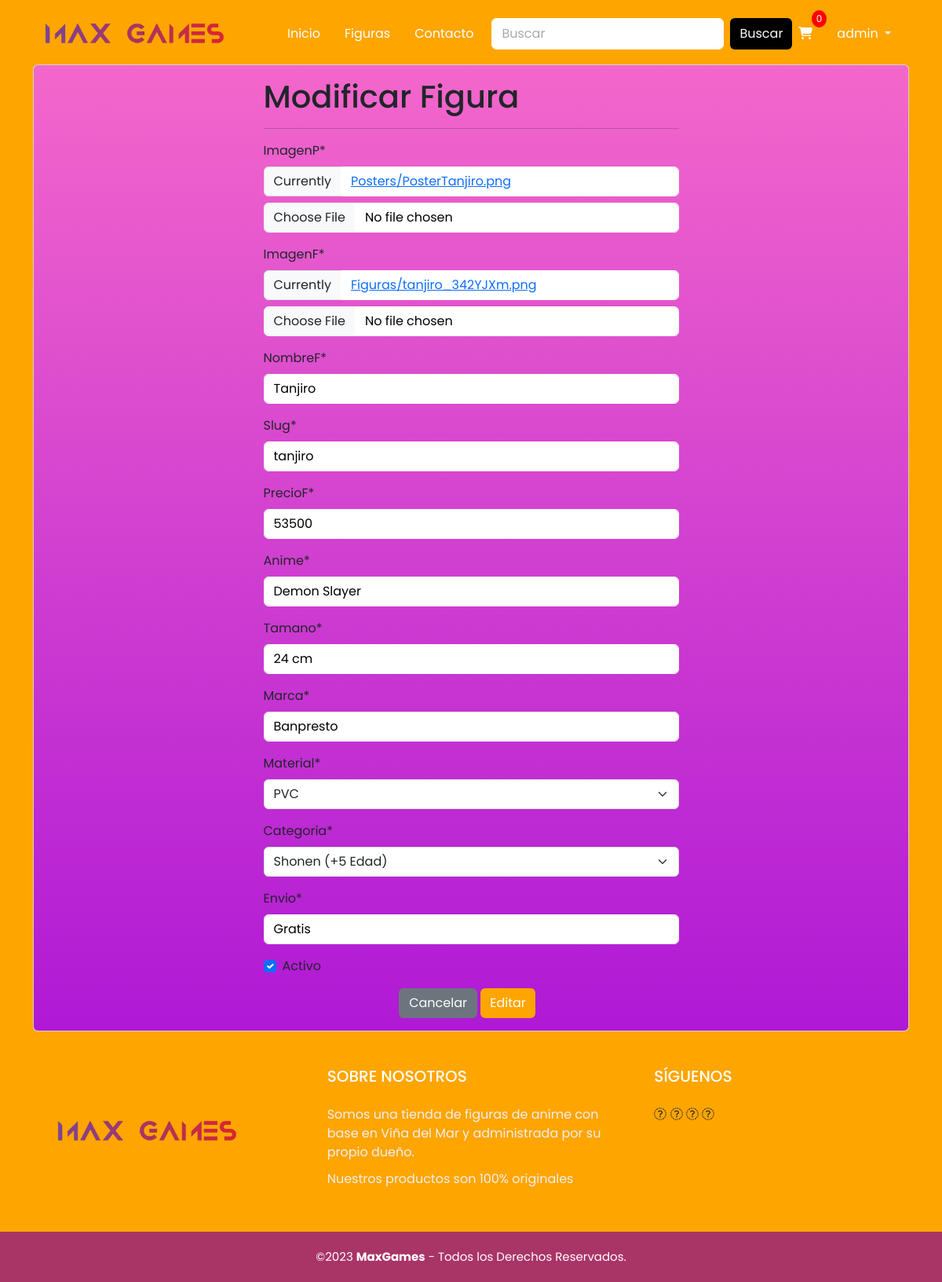
/figura/modificar_figuras/1/ (signed in), run on the app's committed database.
### figura/models.py (models this page shows, shortened)
class Figuras(models.Model):
    imagenP = models.ImageField(upload_to="Posters", null=True)
    imagenF = models.ImageField(upload_to="Figuras", null=True)
    nombreF = models.CharField(max_length=50)
    slug    = AutoSlugField(populate_from='nombreF')
    precioF = models.IntegerField()
    anime   = models.CharField(max_length=100)
    tamano  = models.CharField(max_length=30)
    marca   = models.CharField(max_length=30)
    material = models.ForeignKey(Material, on_delete=models.PROTECT)
    categoria = models.ForeignKey(Categoria, on_delete=models.PROTECT)
    envio = models.CharField(max_length=15)
    activo = models.BooleanField()

class Material(models.Model):
    material     = models.CharField(max_length=20, blank=False, null=False)
    def __str__(self):
        return str(self.material)

class Categoria(models.Model):
    categoria     = models.CharField(max_length=20, blank=False, null=False)
    def __str__(self):
        return str(self.categoria)

### figura/views.py (the view)
# urls.py: path('modificar_figuras/<id>/',views.modificar_figuras, name='modificar_figuras'),
@permission_required('figura.change_figuras')
def modificar_figuras(request, id):
    figura = get_object_or_404(Figuras, id=id)
    if request.method == 'POST':
        formulario = FigurasForm(data=request.POST, instance=figura, files=request.FILES)
        if formulario.is_valid():
            formulario.save()
            messages.success(request, "Figura Modificada con Exito")
            return redirect('listar_figuras')
    else:
        formulario = FigurasForm(instance=figura)
    context = {
        'form': formulario,
        'figuras': figura,  # Añade 'figuras' al contexto
    }
    return render(request, 'figura/adm/modificar.html', context)

### figura/forms.py
class FigurasForm(forms.ModelForm):
    class Meta:
        model = Figuras
        fields='__all__'

### figura/templates/figura/adm/modificar.html (shortened to what this page needs)
{% extends 'figura/base.html' %}
{%load static%}
{% load crispy_forms_tags %}
{% block contenido %}
<body>
        <div class="container">
            <div class="card">
                <div class="card-body" id="card-body-1">
                    <div class="row">
                        <div class="col-12 col-md-6 offset-md-3">
                            <form action="" method="post" enctype="multipart/form-data">
                                <h1>Modificar Figura</h1>
                                <hr>
                                {{form | crispy}}
                                <div class="d-flex justify-content-center">
                                    <input type="reset" value="Cancelar" class="btn btn-secondary">
                                    <input type="submit" value="Editar" class="btn btn-primary ">
                                </div>
                            </form>
                        </div>
                    </div>
                </div>
            </div>
        </div>
</body>
{% endblock %}

### figura/templates/figura/base.html (shortened to what this page needs)
{% load static %}
<!DOCTYPE html>
<html lang="en">
<head>
    <link href="https://cdn.jsdelivr.net/npm/bootstrap@5.3.0-alpha3/dist/css/bootstrap.min.css" rel="stylesheet"
>
    <link rel="stylesheet" href="https://cdn.jsdelivr.net/npm/bootstrap-icons@1.10.5/font/bootstrap-icons.css">
    <link rel="stylesheet" href="{% static 'css/estilos.css'%}">
    <link rel="stylesheet" href="{% static 'css/estilosCarrusel.css'%}">
    <link rel="stylesheet" href="{% static 'css/estilosFooter.css'%}">
    <link rel="stylesheet" href="{% static 'css/estiloApi.css'%}">
    <link rel="stylesheet" href="{% static 'css/estilosFigura.css'%}">
    <link rel="stylesheet" href="{% static 'css/nav.css'%}">
    <link rel="stylesheet" href="{% static 'css/estiloFormulario.css'%}">
    <link rel="stylesheet" href="{% static 'css/estiloCarrito.css'%}">
    <link rel="stylesheet" href="{% static 'css/estiloContacto.css'%}">
</head>
<body>
    <header>
        <nav class="navbar navbar-expand-lg ">
            <div class="container-fluid container">
                <a href="{% url 'index' %}" class="navbar-brand"><img src="{% static 'img/LogoMaxGames3.png'%}"
                        alt="Logo de MaxGames"></a>
                <div class="collapse navbar-collapse" id="nav">
                    <ul class="navbar-nav">
                        <li class="nav-item">
                            <a href="{% url 'index' %}" class="nav-link">Inicio</a>
                        </li>
                        <li class="nav-item">
                            <a href="{% url 'search' %}" class="nav-link">Figuras</a>
                        </li>
                        <li class="nav-item">
                            <a href="{% url 'contacto' %}" class="nav-link">Contacto</a>
                        </li>
                    </ul>
                    <ul class="navbar-nav ms-auto">
                        <form class="d-flex" role="search" method="GET" action="{% url 'search' %}">
                            <input class="form-control me-2" name="q" type="search" placeholder="Buscar"
                                aria-label="Search" />
                            <button class="btn btn-outline-success" type="submit">
                                Buscar
                            </button>
                        </form>
                        <li class="nav-item">
                            <a href="{% url 'viewcart' %}" class="nav-link">
                                <i class="fas fa-shopping-cart"></i>
                                {% if 'carro' in request.session %}
                                    <span id="cart-counter" class="cart-counter">{{ request.session.carro|length }}</span>
                                {% else %}
                                    <span id="cart-counter" class="cart-counter">0</span>
                                {% endif %}
                            </a>
                        </li>
                        <li class="nav-item dropdown">
                            <a class="nav-link dropdown-toggle" href="#" id="cuentaDropdown" role="button"
                                data-bs-toggle="dropdown" aria-expanded="false">
                                {% if user.is_authenticated %}
                                {{ user.username }}
                                {% else %}
                                Cuenta
                                {% endif %}
                            </a>
                        </li>
                    </ul>
                </div>
            </div>
        </nav>
    </header>
    {% block contenido %}
    {% endblock %}
    <footer>
        <div class="grupo-1">
            <div class="box">
                <figure>
                    <a href="#">
                        <img src="{% static 'img/LogoMaxGames3.png'%}" alt="Logo de MaxGames">
                    </a>
                </figure>
            </div>
            <div class="box">
                <h2>SOBRE NOSOTROS</h2>
                <p>Somos una tienda de figuras de anime con base en Viña del Mar y administrada por su propio dueño.
                </p>
                <p>Nuestros productos son 100% originales </p>
            </div>
            <div class="box">
                <h2>SÍGUENOS</h2>
                <div class="red-social">
                    <a href="#" class="fa fa-facebook"></a>
                    <a href="#" class="fa fa-instagram"></a>
                    <a href="#" class="fa fa-twitter"></a>
                    <a href="#" class="fa fa-youtube"></a>
                </div>
            </div>
        </div>
        <div class="grupo-2">
            <small>&copy;2023 <b>MaxGames</b> - Todos los Derechos Reservados.</small>
        </div>
    </footer>
</body>

### figura/static/css/estilos.css (style rules this page uses)
body, html { width: 100%; height: 100%; }
body { background-color: orange; font-family: Poppins,sans-serif; min-height: 100%; display: flex; flex-direction: column; }
.nav-link { position: relative; }
.navbar-expand-lg { margin-bottom: 5px; }
.btn-outline-success, .btn-outline-success:hover, .btn-outline-success:active, .btn-outline-success:visited { background-color: black; border: white; color: white; }

### figura/static/css/estilosFooter.css (style rules this page uses)
footer { margin-top: auto; }
.grupo-1 { width: 100%; max-width: 1200px; margin: auto; display: grid; grid-template-columns: repeat(3, 1fr); grid-gap: 50px; padding: 45px 0px; }
.grupo-1 .box figure { width: 100%; height: 100%; display: flex; justify-content: center; align-items: center; }
.grupo-1 .box figure img { width: 250px; }
.grupo-1 .box h2 { color: #fff; margin-bottom: 25px; font-size: 20px; }
.grupo-1 .box p { color: #efefef; margin-bottom: 10px; }
.grupo-2 { background-color: rgb(169, 52, 102, 255); padding: 20px 10px; text-align: center; color: #fff; }
.grupo-2 small { font-size: 15px; }

### figura/static/css/estilosFigura.css (style rules this page uses)
.btn-primary, .btn-primary:hover, .btn-primary:active, .btn-primary:visited { background-color: orange; border: black; margin-right: 10px; }

### figura/static/css/nav.css (style rules this page uses)
.navbar { background-color: orange; margin-top: 10px; }
.navbar-brand img { width: 250px; margin-right: 50px; }
.nav-item { margin-right: 15px; }
.nav-item a { color: white; }
.navbar-nav .nav-link { color: white ; position: relative; transition: transform 0.3s; }
.navbar-nav .nav-link:before { content: ''; position: absolute; left: 0; bottom: 0; width: 0%; height: 2px; background-color: white; transition: width 0.3s; }
.cart-counter { position: absolute; top: -10px; right: -10px; background-color: red; color: #fff; font-size: 12px; padding: 2px 6px; border-radius: 50%; }
.form-control { border-color: #fff; color: #fff; }
.form-control::placeholder { color: #aaa; }
.btn-outline-success { color: #fff; border-color: #fff; }

### figura/static/css/estiloFormulario.css (style rules this page uses)
#card-body-1 { background: linear-gradient(rgb(243, 103, 203), rgb(175, 25, 213)); border-radius: 5px; border-color: #000; }
.form-control { color:black !important }

### figura/static/css/estiloContacto.css (style rules this page uses)
.form-control { color:black !important }

### data on the page
Figuras: nombreF "Tanjiro", slug "tanjiro", precioF "53500", anime "Demon Slayer", tamano "24 cm", marca "Banpresto", envio "Gratis", activo "☑"
Material: material "PVC"
Categoria: categoria "Shonen (+5 Edad)"

### other printed values
{{ user.username }} "admin"
